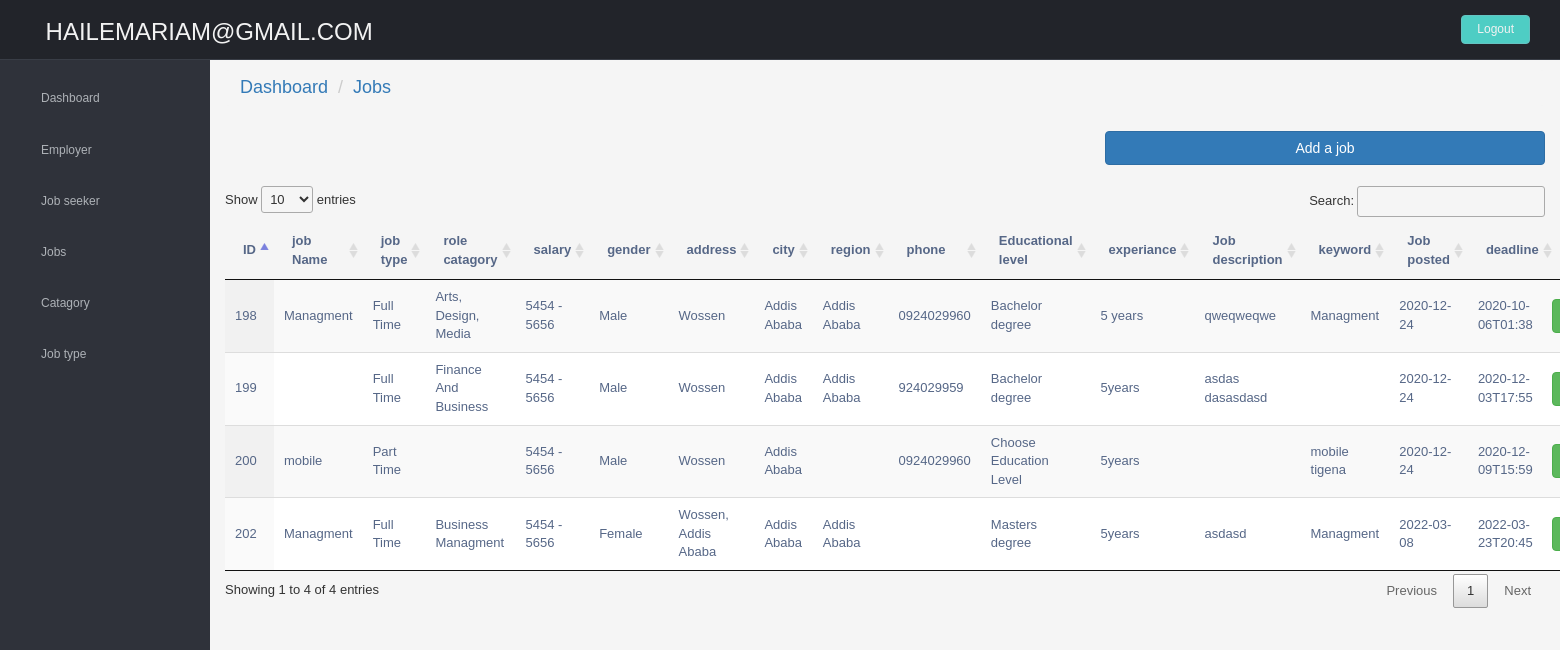
The app's page /Admin/jobs.php (signed in) with its own data.
### tables this page shows
CREATE TABLE `jobs` (
  `job_id` int(111) NOT NULL,
  `job_name` varchar(111) NOT NULL,
  `company_email` varchar(111) NOT NULL,
  `role_catagory` varchar(100) NOT NULL,
  `salary` varchar(100) NOT NULL,
  `gender` varchar(30) NOT NULL,
  `address` varchar(100) NOT NULL,
  `city` varchar(100) NOT NULL,
  `region` varchar(100) NOT NULL,
  `phone` varchar(100) NOT NULL,
  `degreelvl` varchar(111) NOT NULL,
  `experiance` varchar(100) NOT NULL,
  `job_description` longtext NOT NULL,
  `jobposted` varchar(100) NOT NULL,
  `deadline` varchar(111) NOT NULL,
  `keyword` varchar(100) NOT NULL,
  `role_catagory_id` int(11) DEFAULT NULL,
  `jobtype_id` int(12) DEFAULT NULL,
  `region_FK` int(11) DEFAULT NULL,
  `employer_id` int(111) DEFAULT NULL
);

CREATE TABLE `job_type` (
  `jobtype_id` int(10) NOT NULL,
  `job_type_name` varchar(20) NOT NULL
);

### Admin/jobs.php (the view, shortened to what this page needs)
<?php
include('includes/header.php');
include('includes/sidebar.php');
?>
    <section id="main-content">
      <section class="wrapper site-min-height">
          <h4>  <nav aria-label="breadcrumb">
          <ol class="breadcrumb">
          <li class="breadcrumb-item"><a href="admindashboard.php">Dashboard</a></li>
          <li class="breadcrumb-item"><a href="">Jobs</a></li>
        </ol>
</h4>
        <div class="row mt">
          <div class="col-lg-12">
            <a class="btn btn-primary col-sm-4 col-sm-push-8" href="add_create_job.php">Add a job</a>
            <br>
            <br>
            <br>
            <table id="example" class="display" style="width:100%">
            <thead>
            <tr>
                <th>ID</th>
                <th>job Name</th>
                <th>job type</th>
                <th>role catagory</th>
                  <th>salary</th>
                  <th>gender</th>
                  <th>address</th>
                  <th>city</th>
                  <th>region</th>
                  <th>phone</th>
                  <th>Educational level</th>
                  <th>experiance</th>
                  <th>Job description</th>
                  <th>keyword</th>
                  <th>Job posted</th>
                  <th>deadline</th>
                   <th>Action</th>
            </tr>
        </thead>
        <tbody>
        <?php
         include('connection/db.php');
 $tinsu= "SELECT `job_id`, `job_name`, `company_email`, `role_catagory`, `salary`, `gender`, `address`, `city`, `region`, `phone`, `degreelvl`, `experiance`,
 `job_description`,`jobposted`,`deadline`, `keyword`, `job_type`.`job_type_name` FROM `jobs` INNER JOIN `job_type` ON `jobs`.`jobtype_id` = `job_type`.`jobtype_id`";
         $query=mysqli_query($con,$tinsu);
        while($row=mysqli_fetch_array($query)){
        ?>
            <tr>
                <td><?php echo $row['job_id']; ?></td>
                <td><?php echo $row['job_name']; ?></td>
                <td><?php echo $row['job_type_name']; ?></td>
                <td><?php echo $row['role_catagory']; ?></td>
                 <td><?php echo $row['salary']; ?></td>
                 <td><?php echo $row['gender']; ?></td>
                 <td><?php echo $row['address']; ?></td>
                 <td><?php echo $row['city']; ?></td>
                 <td><?php echo $row['region']; ?></td>
                 <td><?php echo $row['phone']; ?></td>
                 <td><?php echo $row['degreelvl']; ?></td>
                 <td><?php echo $row['experiance']; ?></td>
                 <td><?php echo $row['job_description']; ?></td>
                 <td><?php echo $row['keyword']; ?></td>
                 <td><?php echo $row['jobposted']; ?></td>
                 <td><?php echo $row['deadline']; ?></td>
                 <td>
                    <div class="row">
                       <div  class="btn-group">
                          <a href="job_edit.php?edit=<?php echo $row['job_id'];  ?>" class="btn btn-success"><span class="glyphicon glyphicon-pencil"></span> </a>
                       </div>
                    </div>
                 </td>
            </tr>
          <?php }  ?>
        </tbody>
    </table>
          </div>
        </div>
      </section>
    </section>
  </section>
</body>
</html>

### Admin/includes/header.php (shortened to what this page needs)
<!DOCTYPE html>
<html lang="en">
<head>
  <link href="CSSJSFOnt/Admin Dashboard/lib/bootstrap/css/bootstrap.min.css" rel="stylesheet">
  <link href="CSSJSFOnt/Admin Dashboard/lib/font-awesome/css/font-awesome.css" rel="stylesheet" />
  <link href="CSSJSFOnt/Admin Dashboard/css/style.css" rel="stylesheet">
  <link href="CSSJSFOnt/Admin Dashboard/css/style-responsive.css" rel="stylesheet">
  <link href="CSSJSFOnt/Admin Dashboard/modal.css" rel="stylesheet">
  <link rel="stylesheet" type="text/css" href="DataTables/datatables.min.css"/>
  </head>
<body>
  <section id="container">
    <header class="header black-bg">
      <div class="sidebar-toggle-box">
        <div class="fa fa-bars tooltips" data-placement="right" data-original-title="Toggle Navigation"></div>
      </div>
      <a href="admindashboard.php" class="logo"><?php echo $_SESSION['email']; ?></a>
      <div class="top-menu">
        <ul class="nav pull-right top-menu">
          <li><a class="logout" href="logout.php">Logout</a></li>
        </ul>
      </div>
    </header>

### Admin/includes/sidebar.php
<aside>
      <div id="sidebar" class="nav-collapse ">
        <ul class="sidebar-menu" id="nav-accordion">
          <li class="mt">
            <a href="admindashboard.php">
              <i class="fa fa-dashboard"></i>
              <span>Dashboard</span>
              </a>
          </li>
          <li class="sub-menu">
            <a href="Employerlist.php">
              <i class="fa fa-cogs"></i>
              <span>Employer</span>
              </a>
            </li>
          <li class="sub-menu">
            <a href="JobseekerList.php">
              <i class="fa fa-cogs"></i>
              <span>Job seeker</span>
              </a>
            </li>
            <li class="sub-menu">
            <a href="Jobs.php">
              <i class="fa fa-cogs"></i>
              <span>Jobs</span>
              </a>
            </li>
            <li class="sub-menu">
            <a href="catagory.php">
              <i class="fa fa-cogs"></i>
              <span>Catagory</span>
              </a>
            </li>
            <li class="sub-menu">
            <a href="jobtype.php">
              <i class="fa fa-cogs"></i>
              <span>Job type</span>
              </a>
            </li>
      </div>
    </aside>

### records on screen
jobs: job_id "198", job_name "Managment", jobtype.job_type_name "Full Time", role_catagory "Arts, Design, Media", salary "5454 - 5656", gender "Male", address "Wossen", city "Addis Ababa", region "Addis Ababa", phone "0924029960", degreelvl "Bachelor degree", experiance "5 years", job_description "qweqweqwe", keyword "Managment", jobposted "2020-12-24", deadline "2020-10-06T01:38"
jobs: job_id "199", jobtype.job_type_name "Full Time", role_catagory "Finance And Business", salary "5454 - 5656", gender "Male", address "Wossen", city "Addis Ababa", region "Addis Ababa", phone "924029959", degreelvl "Bachelor degree", experiance "5years", job_description "asdas dasasdasd", jobposted "2020-12-24", deadline "2020-12-03T17:55"
jobs: job_id "200", job_name "mobile", jobtype.job_type_name "Part Time", salary "5454 - 5656", gender "Male", address "Wossen", city "Addis Ababa", phone "0924029960", degreelvl "Choose Education Level", experiance "5years", keyword "mobile tigena", jobposted "2020-12-24", deadline "2020-12-09T15:59"
jobs: job_id "202", job_name "Managment", jobtype.job_type_name "Full Time", role_catagory "Business Managment", salary "5454 - 5656", gender "Female", address "Wossen, Addis Ababa", city "Addis Ababa", region "Addis Ababa", degreelvl "Masters degree", experiance "5years", job_description "asdasd", keyword "Managment", jobposted "2022-03-08", deadline "2022-03-23T20:45"

### other values on screen
$_SESSION['email'] "HAILEMARIAM@GMAIL.COM"
